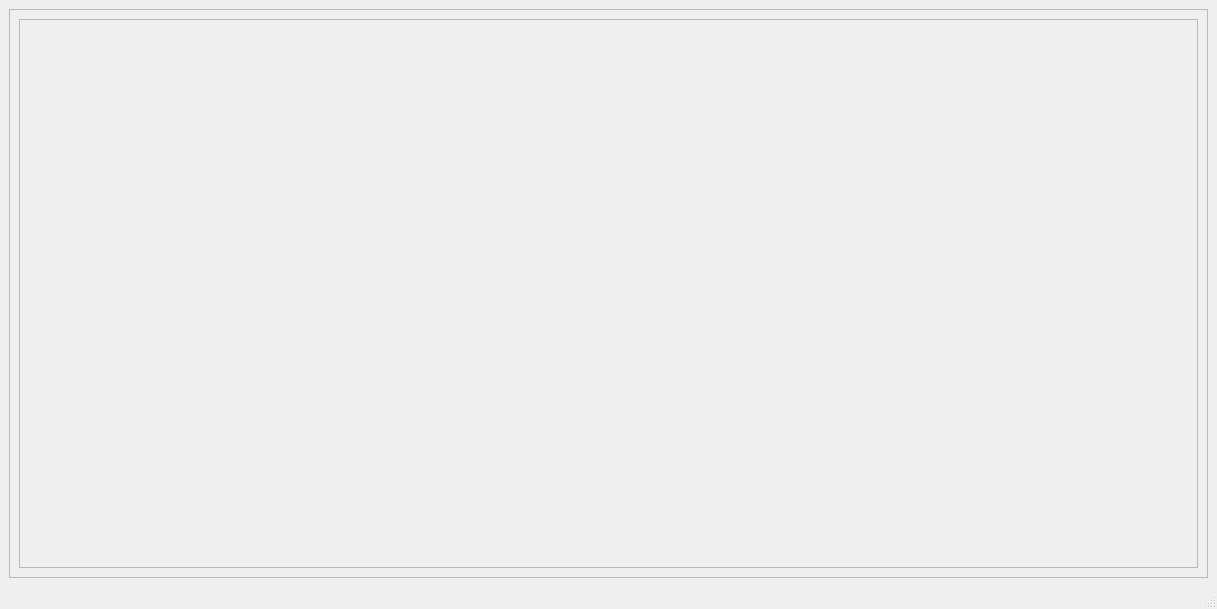
<?xml version="1.0" encoding="UTF-8"?>
<ui version="4.0">
 <class>SectionComposer</class>
 <widget class="QMainWindow" name="SectionComposer">
  <property name="geometry">
   <rect>
    <x>0</x>
    <y>0</y>
    <width>1217</width>
    <height>609</height>
   </rect>
  </property>
  <property name="windowTitle">
   <string>Section Composer</string>
  </property>
  <widget class="QWidget" name="centralwidget">
   <layout class="QGridLayout" name="gridLayout">
    <item row="0" column="0">
     <widget class="QFrame" name="frame">
      <property name="frameShape">
       <enum>QFrame::StyledPanel</enum>
      </property>
      <property name="frameShadow">
       <enum>QFrame::Raised</enum>
      </property>
      <property name="lineWidth">
       <number>3</number>
      </property>
      <layout class="QGridLayout" name="gridLayout_2">
       <item row="0" column="0">
        <widget class="QScrollArea" name="scrollArea">
         <property name="widgetResizable">
          <bool>true</bool>
         </property>
         <widget class="QWidget" name="scrollAreaWidgetContents">
          <property name="geometry">
           <rect>
            <x>0</x>
            <y>0</y>
            <width>1177</width>
            <height>528</height>
           </rect>
          </property>
         </widget>
        </widget>
       </item>
      </layout>
     </widget>
    </item>
   </layout>
  </widget>
  <widget class="QMenuBar" name="menubar">
   <property name="geometry">
    <rect>
     <x>0</x>
     <y>0</y>
     <width>1217</width>
     <height>21</height>
    </rect>
   </property>
  </widget>
  <widget class="QStatusBar" name="statusbar"/>
 </widget>
 <resources/>
 <connections/>
</ui>
